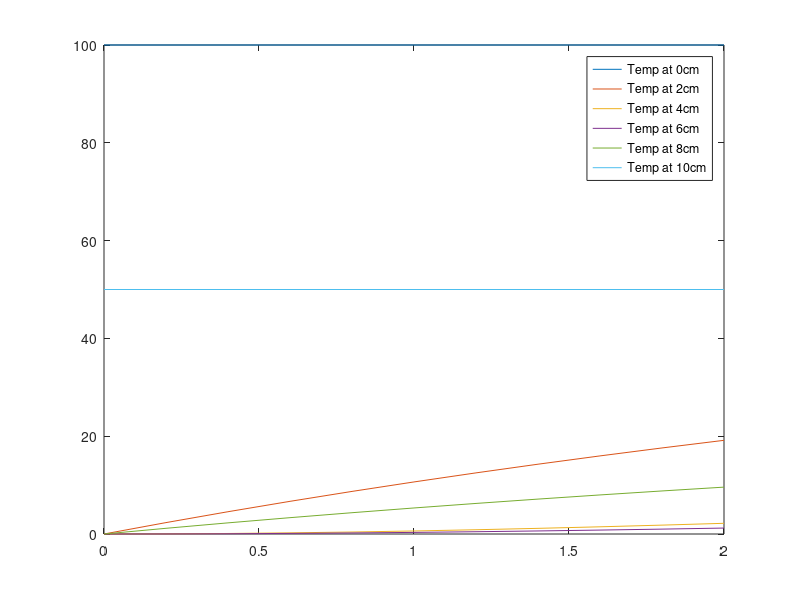

MATLAB code for this plot:
clear
clc
H = 237;
rho = 2700;
Cp = 920;
T1 = 273;
h = 0.02;
k = 0.2;
r = k/(h^2);
l = 0:h:0.1;
t = 0:k:2;
T = zeros(1,length(t));
T(1) = 373;
T(length(t)) = 323;
u = zeros(length(l), length(t));
u(1,:) = 100;
u(6,:) = 50;


dif = H/(rho*Cp);
a = r*dif/2;

for i = 1:length(l)-2
    u(i+1,1) = 0;
end

for i = 2:length(t)
    A = [2.0477, -0.0239, 0, 0; -0.0239, 2.0477, -0.0239, 0; 0, -0.0239, 2.0477, -0.0239; 0, 0, -0.0239, 2.0477];

    b = [1.9523*u(2,i-1)+0.0239*(u(3,i-1)+u(1,i-1))+100*a;
        1.9523*u(3,i-1)+0.0239*(u(4,i-1)+u(2,i-1));
        1.9523*u(4,i-1)+0.0239*(u(5,i-1)+u(3,i-1));
        1.9523*u(5,i-1)+0.0239*(u(6,i-1)+u(4,i-1))+50*a]
    
    X = inv(A)*b
    u(2:5,i) = X
end

t1 = linspace(0,2,11)
figure
plot(t1,u(1,:))
hold on 
plot(t1,u(2,:))
plot(t1,u(3,:))
plot(t1,u(4,:))
plot(t1,u(5,:))
plot(t1,u(6,:))
legend('Temp at 0cm', 'Temp at 2cm', 'Temp at 4cm', 'Temp at 6cm', 'Temp at 8cm', 'Temp at 10cm')


